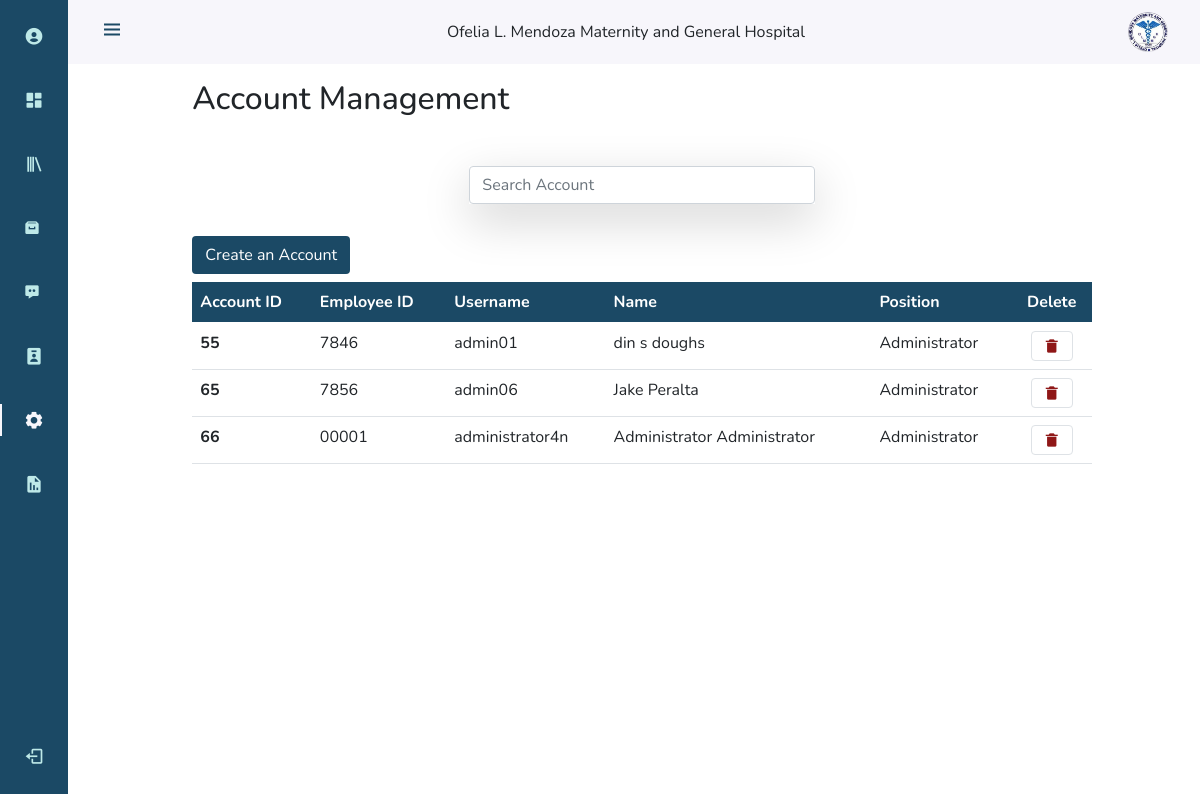
Screenshot of /php/account_management/account_management.php (signed in) with the database file from the repository.
### tables this page shows
CREATE TABLE `tbl_accounts` (
  `acc_id` int(40) NOT NULL,
  `auto_id` varchar(255) NOT NULL,
  `username` varchar(100) NOT NULL,
  `password` varchar(300) NOT NULL,
  `first_name` varchar(100) NOT NULL,
  `middle_name` varchar(100) DEFAULT NULL,
  `last_name` varchar(100) NOT NULL,
  `email` varchar(60) NOT NULL,
  `emp_id` varchar(100) NOT NULL,
  `position` varchar(40) NOT NULL,
  `date_created` date DEFAULT NULL,
  `time_created` time DEFAULT NULL
);

### php/account_management/account_management.php (the view, shortened to what this page needs)
<?php
include_once '../dbconn.php';
?>
<!DOCTYPE html>
<html lang="en">
<head>
    <link href="https://cdn.jsdelivr.net/npm/bootstrap@5.0.2/dist/css/bootstrap.min.css" rel="stylesheet">
    <link href='https://unpkg.com/boxicons@2.0.9/css/boxicons.min.css' rel='stylesheet'>
    <link rel="stylesheet" href="../../css/account_management.css">
    <link rel="stylesheet" href="../../css/nav.css">
</head>
<body id="body-pd">
<?php include_once '../admin_nav.php';?>
    <div class="row">
        <div class="col-12">
                        <div class="row justify-content-center">
                            <div class="col-10 mx-5 my-3">
                                <h2>Account Management</h2>
                            </div>
                        </div>
                        <div class="row my-4 justify-content-center">
                            <div class="col-md-4">
                                <form>
                                        <div class="form-group shadow-lg">
                                            <input type="text" class="form-control" id="search_account" placeholder="Search Account">
                                        </div>
                                </form>
                            </div>
                        </div>
                        <div class="row justify-content-center">
                            <div class="col-md-10">
                                <div class="row my-2">
                                    <div class="col-md-4">
                                        <form>
                                            <a href="registration.php">
                                                <div class="form-group btn add_patient text-white">
                                                    Create an Account
                                                </div>
                                            </a>
                                        </form>
                                    </div>
                                </div>
                                <table class="table">
                                    <thead class="text-white">
                                        <tr>
                                            <th scope="col">Account ID</th>
                                            <th scope="col">Employee ID</th>
                                            <th scope="col">Username</th>
                                            <th scope="col">Name</th>
                                            <th scope="col">Position</th>
                                            <th scope="col" class="text-center">Delete</th>
                                        </tr>
                                    </thead>
                                    <tbody>
                                            <?php
                                            include_once '../dbconn.php';
                                            $get_accounts_stmt = $connection->prepare("SELECT * FROM tbl_accounts where acc_id != ? ORDER BY date_created,time_created DESC");
                                            $get_accounts_stmt->bind_param("s", $_SESSION['ID']);
                                            $get_accounts_stmt->execute();
                                            $accounts_result = $get_accounts_stmt->get_result();
                                            if($accounts_result->num_rows>0)
                                            {
                                                while($row_account = $accounts_result -> fetch_assoc())
                                                {
                                                    echo "
                                                    <tr>
                                                        <th scope='row'>".$row_account["acc_id"]."</th>
                                                        <td>".$row_account["emp_id"]."</td>
                                                        <td>".$row_account["username"]."</td>
                                                        <td>".$row_account["first_name"]." ".$row_account["middle_name"]." ".$row_account["last_name"]."</td>
                                                        <td>".$row_account["position"]."</td>
                                                        <td class='text-center'><i class='bx bxs-trash-alt btn border delete' id='".$row_account["acc_id"]."' title='Delete'></i></td>
                                                    </tr>";
                                                }
                                            }
                                            ?>
                                    </tbody>
                                </table>
                            </div>
                        </div>
                </div>
        </div>
</body>
</html>

### php/admin_nav.php (shortened to what this page needs)
<?php
include_once '../dbconn.php';
$ID = $_SESSION['ID'];
 $sql = "SELECT * FROM tbl_accounts where acc_id = '$ID'";
 $result = $conn -> query($sql);
 if($result->num_rows>0)
 {
    while($row = $result -> fetch_assoc())
    {
         $active_account_name = $row['first_name'];
         echo '
        <header class="header" id="header">
            <div class="header_toggle"> <i class="bx bx-menu" id="header-toggle"></i> </div>
            <div>  Ofelia L. Mendoza Maternity and General Hospital </div>
            <div class="header_img"> <img src="../../images/ofelia_logo.png" alt=""> </div>
        </header>
        <div class="l-navbar" id="nav-bar">
            <nav class="nav nav_class">
                <div>
                    <div class="nav_list">
                        <a href="../profile/view_profile.php" class="nav_link" title="Profile" id="profile_link"> <i class="bx bxs-user-circle nav_icon"></i> <span class="nav_name">'.$active_account_name.'</span> </a>
                        <a href="../dashboard/dashboard.php" class="nav_link" title="Dashboard" id="dashboard_link"> <i class="bx bxs-dashboard nav_icon"></i> <span class="nav_name">Dashboard</span> </a>
                        <a href="../patients_record_management/patients_records.php" title="Patients Records" class="nav_link" id="record_management_link"> <i class="bx bx-library nav_icon"></i> <span class="nav_name">Patients Records</span> </a>
                        <a href="../patients_record_archive/patients_archive.php" title="Patient Archived Records" class="nav_link" id="archive_link"> <i class="bx bxs-archive"></i> <span class="nav_name">Patients Record Archive</span> </a>
                        <a href="../patients_follow_ups/patients_follow_ups.php" title="Patients Follow Ups" class="nav_link" id="followup_link"><i class="bx bxs-message-dots"></i> <span class="nav_name"> Patients Follow Ups <sup></sup></span></a>
                        <a href="../patients/patients.php" class="nav_link" title="Patients" id ="patients_link"> <i class="bx bxs-user-badge nav_icon"></i> <span class="nav_name">Patients</span> </a>
                        ';
                        if(isset($_SESSION["position"]) && $_SESSION["position"]=="Administrator"){
                        echo'
                        <a href="../account_management/account_management.php" title="Accounts Management" class="nav_link" id="account_management_link"> <i class="bx bxs-cog nav_icon"></i> <span class="nav_name">Accounts Management</span> </a>
                        <a href="../report_generation/report_generation.php" title="Reports" class="nav_link" id="report_generation_link"> <i class="bx bxs-report nav_icon"></i> <span class="nav_name">Generate Reports</span> </a>
                        ';}
                        echo'
                    </div>
                </div>
                <a onclick="logout()" title="Sign Out" id="logout" class="nav_link"> <i class="bx bx-log-out nav_icon"></i> <span class="nav_name">Log out</span> </a>
            </nav>
        </div> ';
    }
 }
?>

### css/account_management.css (style rules this page uses)
thead { background-color: rgb(27, 73, 101); }
#account_management_link { color: #F7F6FB; }
#account_management_link::before { content: ''; position: absolute; left: 0; width: 2px; height: 32px; background-color:#F7F6FB; }
.btn.add_patient { background-color: rgb(27, 73, 101); outline: none; }
.btn.delete { background-color: white; color: rgb(143, 23, 23); }

### css/nav.css (style rules this page uses)
:root { --header-height: 3rem; --nav-width: 68px; --first-color: #1B4965; --first-color-light: #BEE9E8; --white-color: #F7F6FB; --body-font: 'Nunito', sans-serif; --normal-font-size: 1rem; --z-fixed: 100 }
body { position: relative; margin: var(--header-height) 0 0 0; padding: 0 1rem; font-family: var(--body-font); font-size: var(--normal-font-size); transition: .5s }
a { text-decoration: none }
.header { width: 100%; height: var(--header-height); position: fixed; top: 0; left: 0; display: flex; align-items: center; justify-content: space-between; padding: 0 1rem; background-color: var(--white-color); z-index: var(--z-fixed); transition: .5s }
.header_toggle { color: var(--first-color); font-size: 1.5rem; cursor: pointer }
.header_img { width: 35px; height: 35px; display: flex; justify-content: center; border-radius: 50%; overflow: hidden }
.header_img img { width: 40px }
.l-navbar { position: fixed; top: 0; left: -30%; width: var(--nav-width); height: 100vh; background-color: var(--first-color); padding: .5rem 1rem 0 0; transition: .5s; z-index: var(--z-fixed) }
.nav_class { height: 100%; display: flex; flex-direction: column; justify-content: space-between; overflow: hidden }
.nav_logo, .nav_link { display: grid; grid-template-columns: max-content max-content; align-items: center; column-gap: 1rem; padding: .5rem 0 .5rem 1.5rem }
.nav_link { position: relative; color: var(--first-color-light); margin-bottom: 1.5rem; transition: .3s }
.nav_icon { font-size: 1.25rem }
#logout { cursor: pointer; }
@media screen and (min-width: 768px) { body { margin: calc(var(--header-height) + 1rem) 0 0 0; padding-left: calc(var(--nav-width) + 2rem) } }
@media screen and (min-width: 768px) { .header { height: calc(var(--header-height) + 1rem); padding: 0 2rem 0 calc(var(--nav-width) + 2rem) } }
@media screen and (min-width: 768px) { .header_img { width: 40px; height: 40px } }
@media screen and (min-width: 768px) { .header_img img { width: 45px } }
@media screen and (min-width: 768px) { .l-navbar { left: 0; padding: 1rem 1rem 0 0 } }

### rows the page displays
tbl_accounts: acc_id "55", emp "7846", username "admin01", first_name "din", middle_name "s", last_name "doughs", position "Administrator"
tbl_accounts: acc_id "65", emp "7856", username "admin06", first_name "Jake", last_name "Peralta", position "Administrator"
tbl_accounts: acc_id "66", emp "00001", username "administrator4n", first_name "Administrator", last_name "Administrator", position "Administrator"
